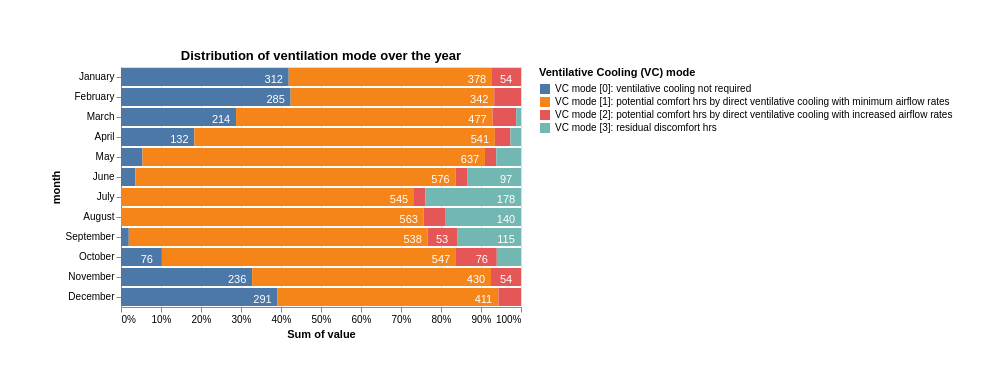

Vega-Lite specification for this chart:
### Vega-Lite specification from a JSON file in a GitHub repository (floating-point values rounded to 4 significant figures)
{"$schema": "https://vega.github.io/schema/vega-lite/v6.1.0.json", "config": {"view": {"continuousHeight": 300, "continuousWidth": 300}}, "data": {"name": "data-9f18f8b3f465461d34d1da2f41808e49"}, "datasets": {"data-9f18f8b3f465461d34d1da2f41808e49": [{"mode": "0", "month": "January", "value": 312.0}, {"mode": "1", "month": "January", "value": 378.0}, {"mode": "2", "month": "January", "value": 54.0}, {"mode": "3", "month": "January", "value": 0.0}, {"mode": "0", "month": "February", "value": 285.0}, {"mode": "1", "month": "February", "value": 342.0}, {"mode": "2", "month": "February", "value": 45.0}, {"mode": "3", "month": "February", "value": 0.0}, {"mode": "0", "month": "March", "value": 214.0}, {"mode": "1", "month": "March", "value": 477.0}, {"mode": "2", "month": "March", "value": 44.0}, {"mode": "3", "month": "March", "value": 9.0}, {"mode": "0", "month": "April", "value": 132.0}, {"mode": "1", "month": "April", "value": 541.0}, {"mode": "2", "month": "April", "value": 28.0}, {"mode": "3", "month": "April", "value": 19.0}, {"mode": "0", "month": "May", "value": 40.0}, {"mode": "1", "month": "May", "value": 637.0}, {"mode": "2", "month": "May", "value": 21.0}, {"mode": "3", "month": "May", "value": 46.0}, {"mode": "0", "month": "June", "value": 26.0}, {"mode": "1", "month": "June", "value": 576.0}, {"mode": "2", "month": "June", "value": 21.0}, {"mode": "3", "month": "June", "value": 97.0}, {"mode": "0", "month": "July", "value": 0.0}, {"mode": "1", "month": "July", "value": 545.0}, {"mode": "2", "month": "July", "value": 21.0}, {"mode": "3", "month": "July", "value": 178.0}, {"mode": "0", "month": "August", "value": 0.0}, {"mode": "1", "month": "August", "value": 563.0}, {"mode": "2", "month": "August", "value": 41.0}, {"mode": "3", "month": "August", "value": 140.0}, {"mode": "0", "month": "September", "value": 14.0}, {"mode": "1", "month": "September", "value": 538.0}, {"mode": "2", "month": "September", "value": 53.0}, {"mode": "3", "month": "September", "value": 115.0}, {"mode": "0", "month": "October", "value": 76.0}, {"mode": "1", "month": "October", "value": 547.0}, {"mode": "2", "month": "October", "value": 76.0}, {"mode": "3", "month": "October", "value": 45.0}, {"mode": "0", "month": "November", "value": 236.0}, {"mode": "1", "month": "November", "value": 430.0}, {"mode": "2", "month": "November", "value": 54.0}, {"mode": "3", "month": "November", "value": 0.0}, {"mode": "0", "month": "December", "value": 291.0}, {"mode": "1", "month": "December", "value": 411.0}, {"mode": "2", "month": "December", "value": 42.0}, {"mode": "3", "month": "December", "value": 0.0}]}, "layer": [{"encoding": {"color": {"field": "mode", "legend": {"labelExpr": "{'0':'VC mode [0]: ventilative cooling not required','1':'VC mode [1]: potential comfort hrs by direct ventilative cooling with minimum airflow rates','2':'VC mode [2]: potential comfort hrs by direct ventilative cooling with increased airflow rates','3':'VC mode [3]: residual discomfort hrs'}[datum.label]", "labelLimit": 550, "title": "Ventilative Cooling (VC) mode"}, "type": "nominal"}, "tooltip": [{"field": "mode", "title": "VC mode", "type": "quantitative"}, {"field": "value", "type": "quantitative"}], "x": {"aggregate": "sum", "field": "value", "stack": "normalize", "type": "quantitative"}, "y": {"field": "month", "sort": null, "type": "nominal"}}, "mark": {"type": "bar"}, "name": "view_dd241f504aa99985_0"}, {"encoding": {"detail": {"field": "mode", "type": "nominal"}, "order": {"field": "mode", "type": "nominal"}, "text": {"condition": {"field": "value", "format": ".0f", "test": "(datum.value > 50)", "type": "quantitative"}, "value": ""}, "x": {"aggregate": "sum", "field": "value", "stack": "normalize", "type": "quantitative"}, "y": {"field": "month", "sort": null, "type": "nominal"}}, "mark": {"color": "white", "dx": -15, "dy": 3, "type": "text"}}], "padding": 50, "params": [{"bind": "scales", "name": "param_1e9efca18e7a2868", "select": {"encodings": ["x", "y"], "type": "interval"}, "views": ["view_dd241f504aa99985_0"]}], "title": "Distribution of ventilation mode over the year", "width": 400}
